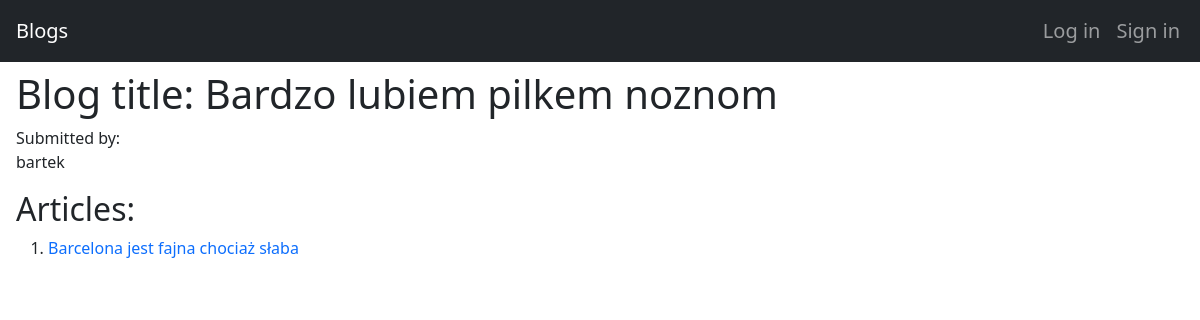
The app's page /blogs/1/, older data.
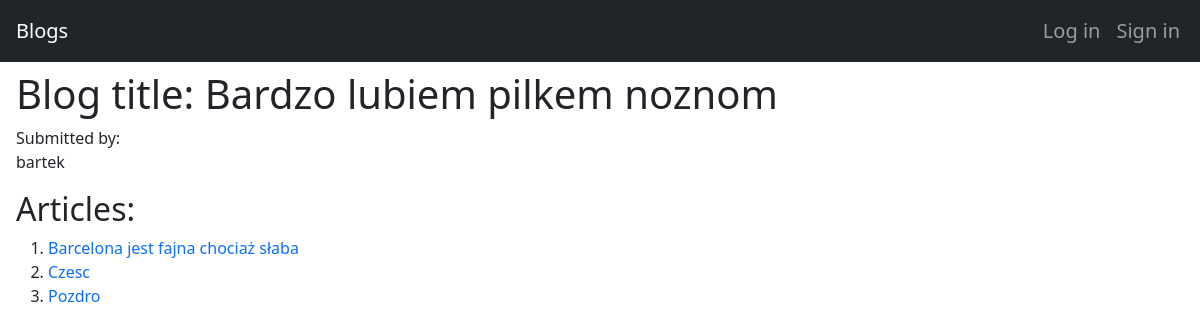
The same page, newer data.
### blogApp/models.py (models this page shows, shortened)
class Article(models.Model):
    title = models.CharField(max_length=100)
    content = models.CharField(max_length=1000)
    public = models.BooleanField(default=False)
    password = models.CharField(max_length=100, blank=True)
    date = models.CharField(max_length=100)
    location = models.CharField(max_length=100)
    blog = models.ForeignKey(Blog, on_delete=models.CASCADE)

### blogApp/views.py (the view)
# urls.py: path('blogs/<int:blog_id>/', views.blog_detail, name='blog_detail'),
def blog_detail(request, blog_id):
    blog = get_object_or_404(Blog, pk=blog_id)
    articles = Article.objects.filter(blog=blog)
    author_avatar = blog.author.avatar  # Pobieramy avatar autora bloga
    return render(request, 'blogs/blog_detail.html', {'blog': blog, 'articles': articles, 'author_avatar': author_avatar})

### blogApp/templates/blogs/blog_detail.html (shortened to what this page needs)
{% extends 'base.html' %}
{% block content %}
<div class="d-flex align-items-center">
    <h1>Blog title: {{ blog.title }}</h1>
</div>
<p class="mb-0">Submitted by:</p>
<p class="mt-0">
    {{ blog.author.username }}
</p>
<h2>Articles:</h2>
<ol>
    {% for article in articles %}
    <li><a href="{% url 'article_detail' blog_id=blog.id article_id=article.id %}">{{ article.title }}</a></li>
    {% endfor %}
</ol>
{% endblock %}

Row changes from the older to the newer data that the page shows:
added Article: title "Czesc"
added Article: title "Pozdro"
